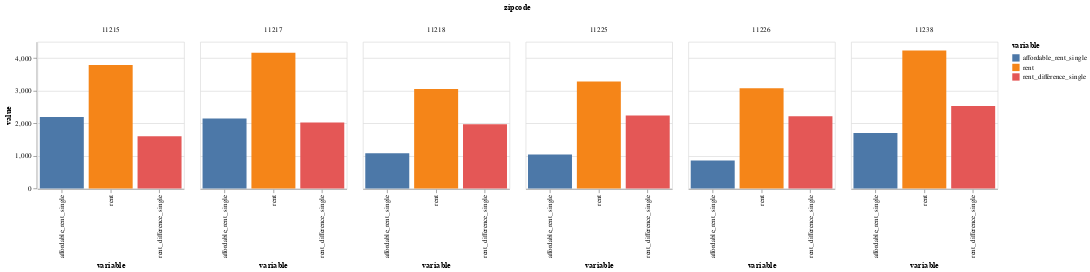

Notebook code for this chart:
### Code cell
# Calculate average rent, affordable rent and rent_difference for each zipcode
df_avg_single = df_merged.groupby('zipcode')[['rent', 'affordable_rent_single', 'rent_difference_single']].mean().reset_index()

# Melt the DataFrame to long format
df_melted_single = df_avg_single.melt(id_vars='zipcode', value_vars=['rent', 'affordable_rent_single', 'rent_difference_single'])

# Create small multiple grouped bar charts
chart = alt.Chart(df_melted_single).mark_bar().encode(
    x='variable:N',  # variable column contains 'rent', 'affordable_rent' and 'rent_difference'
    y='value:Q',  # value column contains the corresponding values
    color='variable:N',
    column='zipcode:N'
).properties(
    width=200,
    height=200
)

chart

### Figure 1 — Vega-Lite specification as saved in the notebook (floating-point values rounded to 4 significant figures)
{"config": {"view": {"continuousWidth": 300, "continuousHeight": 300}}, "data": {"name": "data-9a2dd96a9d66ca787e347fdd0449280f"}, "mark": {"type": "bar"}, "encoding": {"color": {"field": "variable", "type": "nominal"}, "column": {"field": "zipcode", "type": "nominal"}, "x": {"field": "variable", "type": "nominal"}, "y": {"field": "value", "type": "quantitative"}}, "height": 200, "width": 200, "$schema": "https://vega.github.io/schema/vega-lite/v5.8.0.json", "datasets": {"data-9a2dd96a9d66ca787e347fdd0449280f": [{"zipcode": "11215", "variable": "rent", "value": 3790.0}, {"zipcode": "11217", "variable": "rent", "value": 4167.0}, {"zipcode": "11218", "variable": "rent", "value": 3050.0}, {"zipcode": "11225", "variable": "rent", "value": 3277.0}, {"zipcode": "11226", "variable": "rent", "value": 3073.0}, {"zipcode": "11238", "variable": "rent", "value": 4231.0}, {"zipcode": "11215", "variable": "affordable_rent_single", "value": 2193.0}, {"zipcode": "11217", "variable": "affordable_rent_single", "value": 2145.0}, {"zipcode": "11218", "variable": "affordable_rent_single", "value": 1078.0}, {"zipcode": "11225", "variable": "affordable_rent_single", "value": 1037.0}, {"zipcode": "11226", "variable": "affordable_rent_single", "value": 858.1}, {"zipcode": "11238", "variable": "affordable_rent_single", "value": 1699.0}, {"zipcode": "11215", "variable": "rent_difference_single", "value": 1597.0}, {"zipcode": "11217", "variable": "rent_difference_single", "value": 2022.0}, {"zipcode": "11218", "variable": "rent_difference_single", "value": 1972.0}, {"zipcode": "11225", "variable": "rent_difference_single", "value": 2240.0}, {"zipcode": "11226", "variable": "rent_difference_single", "value": 2215.0}, {"zipcode": "11238", "variable": "rent_difference_single", "value": 2533.0}]}}
